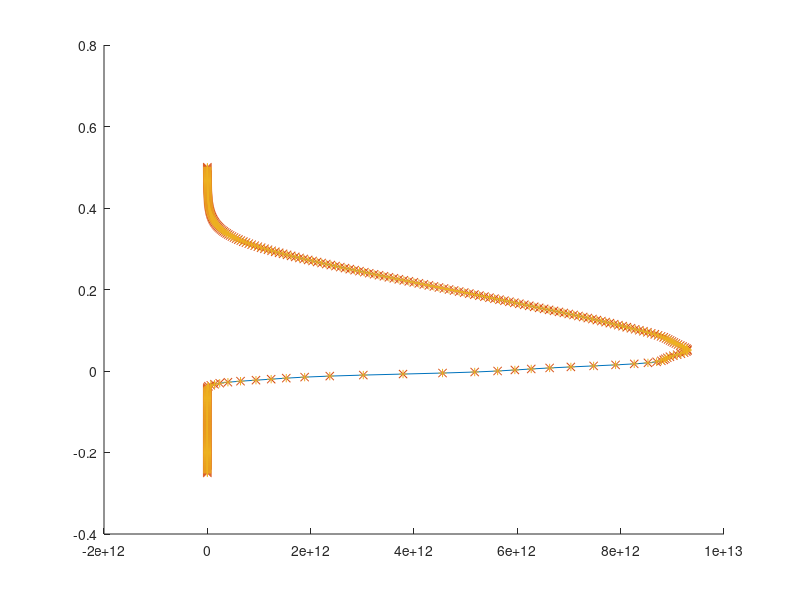

Write the MATLAB code that produced this figure.
clear all 
load fig41 
  
V=VV(NV);U=UU(:,NV); 
f1=n0*log(1+exp((mu-E)./kT));f2=n0*log(1+exp((mu-V-E)./kT)); 
sig1=zeros(Np);sig2=zeros(Np);rhoE=zeros(Np); 
for k=1:NE 
            ck=1-((E(k)+zplus-U(1))/(2*t));ka=acos(ck); 
            sig1(1,1)=-t*exp(i*ka);gam1=i*(sig1-sig1'); 
            ck=1-((E(k)+zplus-U(Np))/(2*t));ka=acos(ck); 
            sig2(Np,Np)=-t*exp(i*ka);gam2=i*(sig2-sig2'); 
  
            G=inv(((E(k)+zplus)*eye(Np))-T-diag(U)-sig1-sig2); 
            A1=G'*gam1*G;A2=G'*gam2*G; 
            rhoE=((f1(k)*A1)+(f2(k)*A2))/(2*pi); 
            JJ=(-.5*q)*diag((rhoE*Jop)+(Jop*rhoE)); 
                                    J1(k)=sum(JJ); 
            trans(k)=real(trace(gam1*A2)); 
                        J2(k)=(q*q/(2*pi*hbar))*trans(k)*(f1(k)-f2(k)); 
            trans(k)=real(trace(gam2*A1)); 
                        J3(k)=(q*q/(2*pi*hbar))*trans(k)*(f1(k)-f2(k)); 
end 
  
save fig41a 
figure;
hold on 
plot(J1,E) 
plot(J2,E,'x') 
plot(J3,E,'+') 